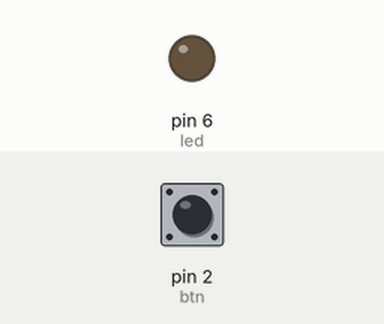
A sketch run on a simulated Arduino Uno, built with avr-gcc and run on an emulated ATmega328P. On the bench: output pins drawn as LEDs (lit = HIGH). The test bench sets the inputs (shaded band); at power-on: pin 2 (btn) LOW.

Above: at 1.2 s.
1.3 s: pin 2 (btn) pulled HIGH for 0.15 s
At 1.37 s:
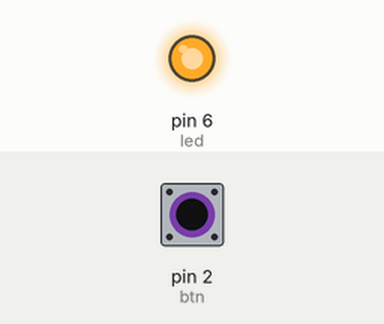
2.9 s: pin 2 (btn) pulled HIGH for 3.2 s
At 6.7 s:
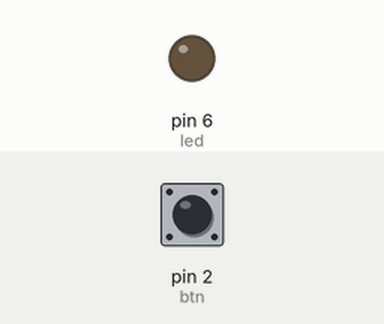
Timing chart, 0 to 8.2 s (numbered marks = the images above; inputs shaded):
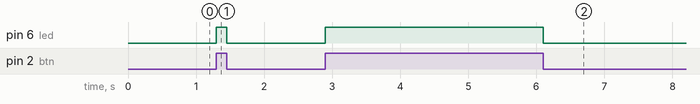

The sketch:

button_led.ino
```cpp
const int led = 6;
const int btn = 2;

void setup() {
  pinMode(led, OUTPUT);
  pinMode(btn, INPUT);
}

void loop() {
  int btnState = digitalRead(btn);
  digitalWrite(led, btnState);
}
```

Measured:
- after the input at 1.3 s, pin 6 (led): LOW → HIGH at once, → LOW 0.15 s later
- after the input at 2.9 s, pin 6 (led): LOW → HIGH at once, → LOW 3.2 s later
